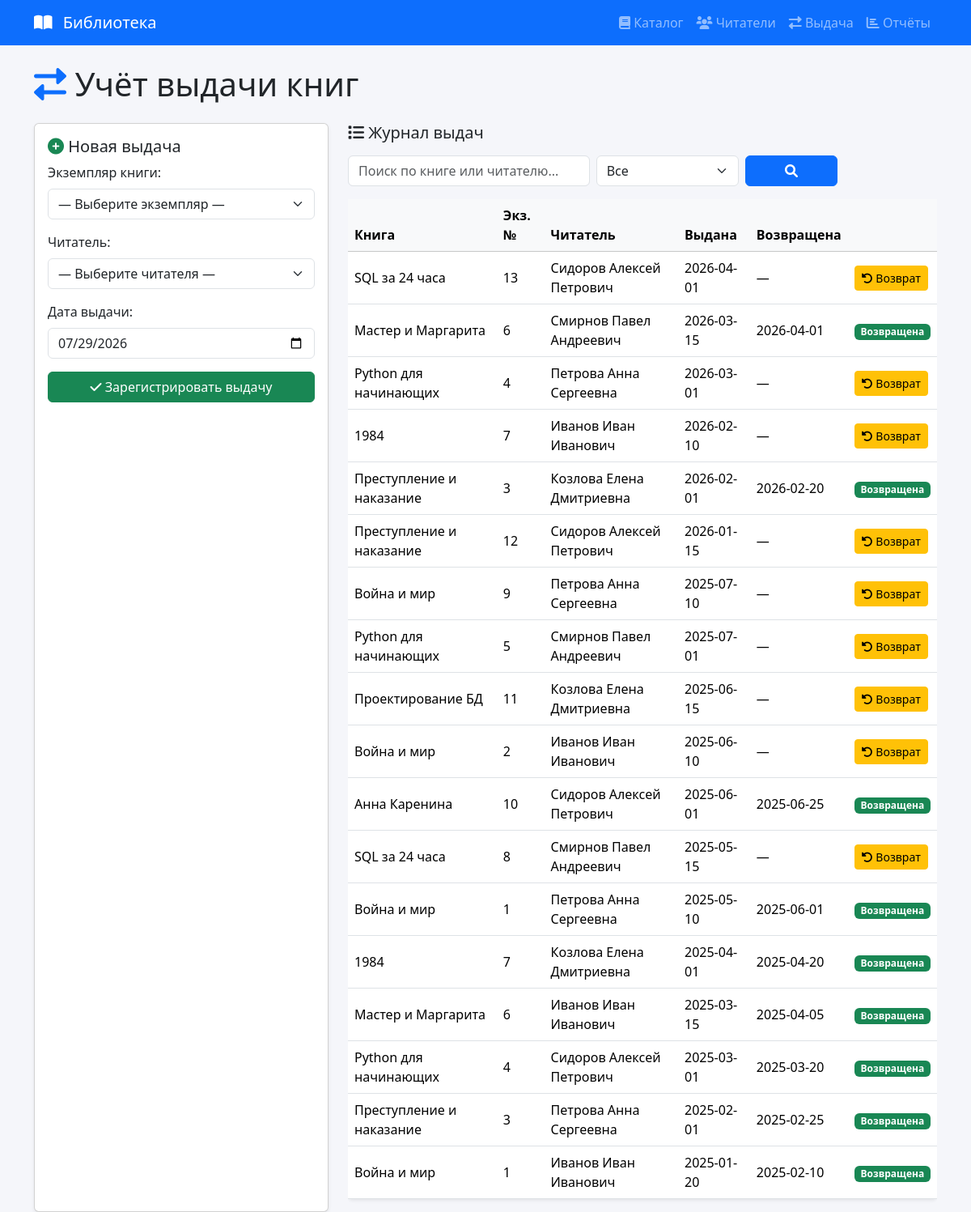
Page /issues on the committed database.
### tables this page shows
CREATE TABLE issue (
    id_instance INTEGER NOT NULL,
    issue_date TEXT NOT NULL,
    return_date TEXT,
    id_reader_card INTEGER NOT NULL,
    PRIMARY KEY (id_instance, issue_date),
    FOREIGN KEY (id_instance) REFERENCES book_instance(id_instance),
    FOREIGN KEY (id_reader_card) REFERENCES reader_card(id_reader_card)
);

CREATE TABLE book (
    id_book INTEGER PRIMARY KEY AUTOINCREMENT,
    title TEXT NOT NULL,
    pages INTEGER,
    id_publisher INTEGER NOT NULL,
    FOREIGN KEY (id_publisher) REFERENCES publisher(id_publisher)
);

CREATE TABLE reader_card (
    id_reader_card INTEGER PRIMARY KEY AUTOINCREMENT,
    full_name TEXT NOT NULL,
    issue_date TEXT NOT NULL,
    photo BLOB
);

### main.py (the view, shortened to what this page needs)
@app.route('/issues', methods=['GET', 'POST'])
def issues():
    conn = get_db()
    today = date.today().isoformat()
    search = request.args.get('search', '').strip()
    filter_status = request.args.get('status', 'all')
    query = """
        SELECT i.issue_date, i.return_date, i.id_instance, i.id_reader_card,
               b.title AS book_name, bi.location,
               rc.full_name AS reader_name
        FROM issue i
        JOIN book_instance bi ON i.id_instance = bi.id_instance
        JOIN book b ON bi.id_book = b.id_book
        JOIN reader_card rc ON i.id_reader_card = rc.id_reader_card
        WHERE 1=1
    """
    params = []
    if search:
        query += " AND (b.title LIKE ? OR rc.full_name LIKE ?)"
        params.extend([f'%{search}%', f'%{search}%'])
    if filter_status == 'active':
        query += " AND i.return_date IS NULL"
    elif filter_status == 'returned':
        query += " AND i.return_date IS NOT NULL"
    query += " ORDER BY i.issue_date DESC"
    rows = conn.execute(query, params).fetchall()
    instances_available = conn.execute("""
        SELECT bi.id_instance, b.title, bi.location
        FROM book_instance bi
        JOIN book b ON bi.id_book = b.id_book
        WHERE bi.id_instance NOT IN (
            SELECT id_instance FROM issue WHERE return_date IS NULL
        )
        ORDER BY b.title
    """).fetchall()
    readers_list = conn.execute("SELECT * FROM reader_card ORDER BY full_name").fetchall()
    conn.close()
    return render_template('issues.html', issues=rows, search=search,
                           filter_status=filter_status, today=today,
                           instances_available=instances_available,
                           readers_list=readers_list)

### main.py (called while the page is built)
def get_db():
    conn = sqlite3.connect(DB_PATH)
    conn.row_factory = sqlite3.Row
    conn.execute("PRAGMA foreign_keys = ON")
    return conn

### templates/issues.html (shortened to what this page needs)
{% extends "base.html" %}
{% block content %}
<h1 class="mb-4"><i class="fas fa-exchange-alt text-primary"></i> Учёт выдачи книг</h1>
<div class="issue-layout">
    <div class="card shadow-sm">
        <div class="card-body">
            <h5 class="card-title"><i class="fas fa-plus-circle text-success"></i> Новая выдача</h5>
            <form method="POST" action="{{ url_for('issues') }}">
                <div class="mb-3">
                    <label for="id_instance" class="form-label">Экземпляр книги:</label>
                    <select name="id_instance" id="id_instance" required class="form-select">
                        <option value="">— Выберите экземпляр —</option>
                    </select>
                </div>
                <div class="mb-3">
                    <label for="id_reader_card" class="form-label">Читатель:</label>
                    <select name="id_reader_card" id="id_reader_card" required class="form-select">
                        <option value="">— Выберите читателя —</option>
                    </select>
                </div>
                <div class="mb-3">
                    <label for="issue_date" class="form-label">Дата выдачи:</label>
                    <input type="date" name="issue_date" id="issue_date" value="{{ today }}" class="form-control">
                </div>
                <button type="submit" class="btn btn-success w-100"><i class="fas fa-check"></i> Зарегистрировать выдачу</button>
            </form>
        </div>
    </div>
    <div>
        <h5 class="mb-3"><i class="fas fa-list"></i> Журнал выдач</h5>
        <div class="row mb-3">
            <div class="col-12">
                <form method="GET" class="row g-2">
                    <div class="col-md-5">
                        <input type="text" name="search" placeholder="Поиск по книге или читателю..." value="{{ search }}" class="form-control">
                    </div>
                    <div class="col-md-3">
                        <select name="status" class="form-select" onchange="this.form.submit()">
                            <option value="all" {{ 'selected' if filter_status == 'all' }}>Все</option>
                        </select>
                    </div>
                    <div class="col-md-2">
                        <button class="btn btn-primary w-100" type="submit"><i class="fas fa-search"></i></button>
                    </div>
                    <div class="col-md-2">
                    </div>
                </form>
            </div>
        </div>
        {% if issues %}
        <div class="table-responsive">
            <table class="table table-hover align-middle bg-white rounded shadow-sm">
                <thead class="table-light">
                    <tr>
                        <th>Книга</th>
                        <th>Экз. №</th>
                        <th>Читатель</th>
                        <th>Выдана</th>
                        <th>Возвращена</th>
                        <th></th>
                    </tr>
                </thead>
                <tbody>
                    {% for i in issues %}
                    <tr>
                        <td>{{ i.book_name }}</td>
                        <td>{{ i.id_instance }}</td>
                        <td>{{ i.reader_name }}</td>
                        <td>{{ i.issue_date }}</td>
                        <td>{{ i.return_date or '—' }}</td>
                        <td>
                            {% if i.return_date is none %}
                                <form method="POST" action="{{ url_for('return_book') }}" style="display:inline">
                                    <button type="submit" class="btn btn-sm btn-warning"><i class="fas fa-undo-alt"></i> Возврат</button>
                                </form>
                            {% else %}
                                <span class="badge bg-success">Возвращена</span>
                            {% endif %}
                        </td>
                    </tr>
                    {% endfor %}
                </tbody>
            </table>
        </div>
        {% else %}
        <div class="empty-state">
            <i class="fas fa-exchange-alt fa-3x"></i>
            <p class="text-muted">Журнал выдач пуст</p>
        </div>
        {% endif %}
    </div>
</div>
{% endblock %}

### templates/base.html (style rules this page uses)
body { background: #f5f6fa; }
.issue-layout { display: grid; grid-template-columns: 1fr 2fr; gap: 1.5rem; }

### rows in the picture
issue: book_name "SQL за 24 часа", id_instance "13", reader_name "Сидоров Алексей Петрович", issue_date "2026-04-01", return_date "—"
issue: book_name "Мастер и Маргарита", id_instance "6", reader_name "Смирнов Павел Андреевич", issue_date "2026-03-15", return_date "2026-04-01", shows "Возвращена"
issue: book_name "Python для начинающих", id_instance "4", reader_name "Петрова Анна Сергеевна", issue_date "2026-03-01", return_date "—"
issue: book_name "1984", id_instance "7", reader_name "Иванов Иван Иванович", issue_date "2026-02-10", return_date "—"
issue: book_name "Преступление и наказание", id_instance "3", reader_name "Козлова Елена Дмитриевна", issue_date "2026-02-01", return_date "2026-02-20", shows "Возвращена"
issue: book_name "Преступление и наказание", id_instance "12", reader_name "Сидоров Алексей Петрович", issue_date "2026-01-15", return_date "—"
issue: book_name "Война и мир", id_instance "9", reader_name "Петрова Анна Сергеевна", issue_date "2025-07-10", return_date "—"
issue: book_name "Python для начинающих", id_instance "5", reader_name "Смирнов Павел Андреевич", issue_date "2025-07-01", return_date "—"
issue: book_name "Проектирование БД", id_instance "11", reader_name "Козлова Елена Дмитриевна", issue_date "2025-06-15", return_date "—"
issue: book_name "Война и мир", id_instance "2", reader_name "Иванов Иван Иванович", issue_date "2025-06-10", return_date "—"
issue: book_name "Анна Каренина", id_instance "10", reader_name "Сидоров Алексей Петрович", issue_date "2025-06-01", return_date "2025-06-25", shows "Возвращена"
issue: book_name "SQL за 24 часа", id_instance "8", reader_name "Смирнов Павел Андреевич", issue_date "2025-05-15", return_date "—"
issue: book_name "Война и мир", id_instance "1", reader_name "Петрова Анна Сергеевна", issue_date "2025-05-10", return_date "2025-06-01", shows "Возвращена"
issue: book_name "1984", id_instance "7", reader_name "Козлова Елена Дмитриевна", issue_date "2025-04-01", return_date "2025-04-20", shows "Возвращена"
issue: book_name "Мастер и Маргарита", id_instance "6", reader_name "Иванов Иван Иванович", issue_date "2025-03-15", return_date "2025-04-05", shows "Возвращена"
issue: book_name "Python для начинающих", id_instance "4", reader_name "Сидоров Алексей Петрович", issue_date "2025-03-01", return_date "2025-03-20", shows "Возвращена"
issue: book_name "Преступление и наказание", id_instance "3", reader_name "Петрова Анна Сергеевна", issue_date "2025-02-01", return_date "2025-02-25", shows "Возвращена"
issue: book_name "Война и мир", id_instance "1", reader_name "Иванов Иван Иванович", issue_date "2025-01-20", return_date "2025-02-10", shows "Возвращена"
